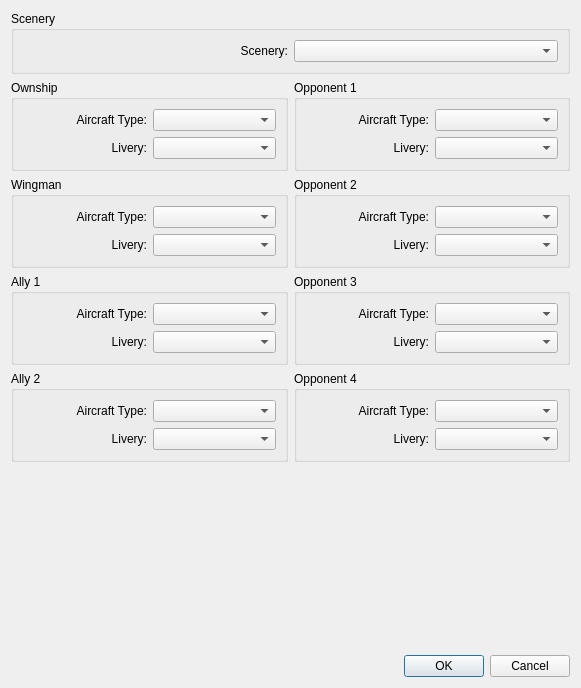
<?xml version="1.0" encoding="UTF-8"?>
<ui version="4.0">
 <class>DialogQuickAction</class>
 <widget class="QDialog" name="DialogQuickAction">
  <property name="geometry">
   <rect>
    <x>0</x>
    <y>0</y>
    <width>581</width>
    <height>688</height>
   </rect>
  </property>
  <property name="windowTitle">
   <string>Quick Action</string>
  </property>
  <property name="locale">
   <locale language="English" country="UnitedStates"/>
  </property>
  <property name="modal">
   <bool>true</bool>
  </property>
  <layout class="QGridLayout" name="gridLayout_10">
   <item row="0" column="0" colspan="2">
    <widget class="QGroupBox" name="groupBoxScenery">
     <property name="title">
      <string>Scenery</string>
     </property>
     <layout class="QGridLayout" name="gridLayout">
      <item row="0" column="0">
       <widget class="QLabel" name="labelScenery">
        <property name="text">
         <string>Scenery:</string>
        </property>
        <property name="alignment">
         <set>Qt::AlignRight|Qt::AlignTrailing|Qt::AlignVCenter</set>
        </property>
        <property name="buddy">
         <cstring>comboBoxScenery</cstring>
        </property>
       </widget>
      </item>
      <item row="0" column="1">
       <widget class="QComboBox" name="comboBoxScenery"/>
      </item>
     </layout>
    </widget>
   </item>
   <item row="1" column="0">
    <widget class="QGroupBox" name="groupBoxOwnship">
     <property name="title">
      <string>Ownship</string>
     </property>
     <layout class="QGridLayout" name="gridLayout_2">
      <item row="0" column="0">
       <widget class="QLabel" name="labelTypeOwnship">
        <property name="text">
         <string>Aircraft Type:</string>
        </property>
        <property name="alignment">
         <set>Qt::AlignRight|Qt::AlignTrailing|Qt::AlignVCenter</set>
        </property>
        <property name="buddy">
         <cstring>comboBoxTypeOwnship</cstring>
        </property>
       </widget>
      </item>
      <item row="0" column="1">
       <widget class="QComboBox" name="comboBoxTypeOwnship"/>
      </item>
      <item row="1" column="0">
       <widget class="QLabel" name="labelLiveryOwnship">
        <property name="text">
         <string>Livery:</string>
        </property>
        <property name="alignment">
         <set>Qt::AlignRight|Qt::AlignTrailing|Qt::AlignVCenter</set>
        </property>
        <property name="buddy">
         <cstring>comboBoxLiveryOwnship</cstring>
        </property>
       </widget>
      </item>
      <item row="1" column="1">
       <widget class="QComboBox" name="comboBoxLiveryOwnship"/>
      </item>
     </layout>
    </widget>
   </item>
   <item row="1" column="1">
    <widget class="QGroupBox" name="groupBoxOpponent_1">
     <property name="title">
      <string>Opponent 1</string>
     </property>
     <layout class="QGridLayout" name="gridLayout_6">
      <item row="0" column="0">
       <widget class="QLabel" name="labelTypeOpponent_1">
        <property name="text">
         <string>Aircraft Type:</string>
        </property>
        <property name="alignment">
         <set>Qt::AlignRight|Qt::AlignTrailing|Qt::AlignVCenter</set>
        </property>
        <property name="buddy">
         <cstring>comboBoxTypeOpponent_1</cstring>
        </property>
       </widget>
      </item>
      <item row="0" column="1">
       <widget class="QComboBox" name="comboBoxTypeOpponent_1"/>
      </item>
      <item row="1" column="0">
       <widget class="QLabel" name="labelLiveryOpponent_1">
        <property name="text">
         <string>Livery:</string>
        </property>
        <property name="alignment">
         <set>Qt::AlignRight|Qt::AlignTrailing|Qt::AlignVCenter</set>
        </property>
        <property name="buddy">
         <cstring>comboBoxLiveryOpponent_1</cstring>
        </property>
       </widget>
      </item>
      <item row="1" column="1">
       <widget class="QComboBox" name="comboBoxLiveryOpponent_1"/>
      </item>
     </layout>
    </widget>
   </item>
   <item row="2" column="0">
    <widget class="QGroupBox" name="groupBoxWingman">
     <property name="title">
      <string>Wingman</string>
     </property>
     <layout class="QGridLayout" name="gridLayout_3">
      <item row="0" column="0">
       <widget class="QLabel" name="labelTypeWingman">
        <property name="text">
         <string>Aircraft Type:</string>
        </property>
        <property name="alignment">
         <set>Qt::AlignRight|Qt::AlignTrailing|Qt::AlignVCenter</set>
        </property>
        <property name="buddy">
         <cstring>comboBoxTypeWingman</cstring>
        </property>
       </widget>
      </item>
      <item row="0" column="1">
       <widget class="QComboBox" name="comboBoxTypeWingman"/>
      </item>
      <item row="1" column="0">
       <widget class="QLabel" name="labelLiveryWingman">
        <property name="text">
         <string>Livery:</string>
        </property>
        <property name="alignment">
         <set>Qt::AlignRight|Qt::AlignTrailing|Qt::AlignVCenter</set>
        </property>
        <property name="buddy">
         <cstring>comboBoxLiveryWingman</cstring>
        </property>
       </widget>
      </item>
      <item row="1" column="1">
       <widget class="QComboBox" name="comboBoxLiveryWingman"/>
      </item>
     </layout>
    </widget>
   </item>
   <item row="2" column="1">
    <widget class="QGroupBox" name="groupBoxOpponent_2">
     <property name="title">
      <string>Opponent 2</string>
     </property>
     <layout class="QGridLayout" name="gridLayout_7">
      <item row="0" column="0">
       <widget class="QLabel" name="labelTypeOpponent_2">
        <property name="text">
         <string>Aircraft Type:</string>
        </property>
        <property name="alignment">
         <set>Qt::AlignRight|Qt::AlignTrailing|Qt::AlignVCenter</set>
        </property>
        <property name="buddy">
         <cstring>comboBoxTypeOpponent_2</cstring>
        </property>
       </widget>
      </item>
      <item row="0" column="1">
       <widget class="QComboBox" name="comboBoxTypeOpponent_2"/>
      </item>
      <item row="1" column="0">
       <widget class="QLabel" name="labelLiveryOpponent_2">
        <property name="text">
         <string>Livery:</string>
        </property>
        <property name="alignment">
         <set>Qt::AlignRight|Qt::AlignTrailing|Qt::AlignVCenter</set>
        </property>
        <property name="buddy">
         <cstring>comboBoxLiveryOpponent_2</cstring>
        </property>
       </widget>
      </item>
      <item row="1" column="1">
       <widget class="QComboBox" name="comboBoxLiveryOpponent_2"/>
      </item>
     </layout>
    </widget>
   </item>
   <item row="3" column="0">
    <widget class="QGroupBox" name="groupBoxAlly_1">
     <property name="title">
      <string>Ally 1</string>
     </property>
     <layout class="QGridLayout" name="gridLayout_4">
      <item row="0" column="0">
       <widget class="QLabel" name="labelTypeAlly_1">
        <property name="text">
         <string>Aircraft Type:</string>
        </property>
        <property name="alignment">
         <set>Qt::AlignRight|Qt::AlignTrailing|Qt::AlignVCenter</set>
        </property>
        <property name="buddy">
         <cstring>comboBoxTypeAlly_1</cstring>
        </property>
       </widget>
      </item>
      <item row="0" column="1">
       <widget class="QComboBox" name="comboBoxTypeAlly_1"/>
      </item>
      <item row="1" column="0">
       <widget class="QLabel" name="labelLiveryAlly_1">
        <property name="text">
         <string>Livery:</string>
        </property>
        <property name="alignment">
         <set>Qt::AlignRight|Qt::AlignTrailing|Qt::AlignVCenter</set>
        </property>
        <property name="buddy">
         <cstring>comboBoxLiveryAlly_1</cstring>
        </property>
       </widget>
      </item>
      <item row="1" column="1">
       <widget class="QComboBox" name="comboBoxLiveryAlly_1"/>
      </item>
     </layout>
    </widget>
   </item>
   <item row="3" column="1">
    <widget class="QGroupBox" name="groupBoxOpponent_3">
     <property name="title">
      <string>Opponent 3</string>
     </property>
     <layout class="QGridLayout" name="gridLayout_8">
      <item row="0" column="0">
       <widget class="QLabel" name="labelTypeOpponent_3">
        <property name="text">
         <string>Aircraft Type:</string>
        </property>
        <property name="alignment">
         <set>Qt::AlignRight|Qt::AlignTrailing|Qt::AlignVCenter</set>
        </property>
        <property name="buddy">
         <cstring>comboBoxTypeOpponent_3</cstring>
        </property>
       </widget>
      </item>
      <item row="0" column="1">
       <widget class="QComboBox" name="comboBoxTypeOpponent_3"/>
      </item>
      <item row="1" column="0">
       <widget class="QLabel" name="labelLiveryOpponent_3">
        <property name="text">
         <string>Livery:</string>
        </property>
        <property name="alignment">
         <set>Qt::AlignRight|Qt::AlignTrailing|Qt::AlignVCenter</set>
        </property>
        <property name="buddy">
         <cstring>comboBoxLiveryOpponent_3</cstring>
        </property>
       </widget>
      </item>
      <item row="1" column="1">
       <widget class="QComboBox" name="comboBoxLiveryOpponent_3"/>
      </item>
     </layout>
    </widget>
   </item>
   <item row="4" column="0">
    <widget class="QGroupBox" name="groupBoxAlly_2">
     <property name="title">
      <string>Ally 2</string>
     </property>
     <layout class="QGridLayout" name="gridLayout_5">
      <item row="0" column="0">
       <widget class="QLabel" name="labelTypeAlly_2">
        <property name="text">
         <string>Aircraft Type:</string>
        </property>
        <property name="alignment">
         <set>Qt::AlignRight|Qt::AlignTrailing|Qt::AlignVCenter</set>
        </property>
        <property name="buddy">
         <cstring>comboBoxTypeAlly_2</cstring>
        </property>
       </widget>
      </item>
      <item row="0" column="1">
       <widget class="QComboBox" name="comboBoxTypeAlly_2"/>
      </item>
      <item row="1" column="0">
       <widget class="QLabel" name="labelLiveryAlly_2">
        <property name="text">
         <string>Livery:</string>
        </property>
        <property name="alignment">
         <set>Qt::AlignRight|Qt::AlignTrailing|Qt::AlignVCenter</set>
        </property>
        <property name="buddy">
         <cstring>comboBoxLiveryAlly_2</cstring>
        </property>
       </widget>
      </item>
      <item row="1" column="1">
       <widget class="QComboBox" name="comboBoxLiveryAlly_2"/>
      </item>
     </layout>
    </widget>
   </item>
   <item row="4" column="1">
    <widget class="QGroupBox" name="groupBoxOpponent_4">
     <property name="title">
      <string>Opponent 4</string>
     </property>
     <layout class="QGridLayout" name="gridLayout_9">
      <item row="0" column="0">
       <widget class="QLabel" name="labelTypeOpponent_4">
        <property name="text">
         <string>Aircraft Type:</string>
        </property>
        <property name="alignment">
         <set>Qt::AlignRight|Qt::AlignTrailing|Qt::AlignVCenter</set>
        </property>
        <property name="buddy">
         <cstring>comboBoxTypeOpponent_4</cstring>
        </property>
       </widget>
      </item>
      <item row="0" column="1">
       <widget class="QComboBox" name="comboBoxTypeOpponent_4"/>
      </item>
      <item row="1" column="0">
       <widget class="QLabel" name="labelLiveryOpponent_4">
        <property name="text">
         <string>Livery:</string>
        </property>
        <property name="alignment">
         <set>Qt::AlignRight|Qt::AlignTrailing|Qt::AlignVCenter</set>
        </property>
        <property name="buddy">
         <cstring>comboBoxLiveryOpponent_4</cstring>
        </property>
       </widget>
      </item>
      <item row="1" column="1">
       <widget class="QComboBox" name="comboBoxLiveryOpponent_4"/>
      </item>
     </layout>
    </widget>
   </item>
   <item row="5" column="0" colspan="2">
    <spacer name="verticalSpacer">
     <property name="orientation">
      <enum>Qt::Vertical</enum>
     </property>
     <property name="sizeHint" stdset="0">
      <size>
       <width>408</width>
       <height>42</height>
      </size>
     </property>
    </spacer>
   </item>
   <item row="6" column="0" colspan="2">
    <widget class="QDialogButtonBox" name="buttonBox">
     <property name="orientation">
      <enum>Qt::Horizontal</enum>
     </property>
     <property name="standardButtons">
      <set>QDialogButtonBox::Cancel|QDialogButtonBox::Ok</set>
     </property>
    </widget>
   </item>
  </layout>
 </widget>
 <tabstops>
  <tabstop>comboBoxScenery</tabstop>
  <tabstop>comboBoxTypeOwnship</tabstop>
  <tabstop>comboBoxLiveryOwnship</tabstop>
  <tabstop>comboBoxTypeWingman</tabstop>
  <tabstop>comboBoxLiveryWingman</tabstop>
  <tabstop>comboBoxTypeAlly_1</tabstop>
  <tabstop>comboBoxLiveryAlly_1</tabstop>
  <tabstop>comboBoxTypeAlly_2</tabstop>
  <tabstop>comboBoxLiveryAlly_2</tabstop>
  <tabstop>comboBoxTypeOpponent_1</tabstop>
  <tabstop>comboBoxLiveryOpponent_1</tabstop>
  <tabstop>comboBoxTypeOpponent_2</tabstop>
  <tabstop>comboBoxLiveryOpponent_2</tabstop>
  <tabstop>comboBoxTypeOpponent_3</tabstop>
  <tabstop>comboBoxLiveryOpponent_3</tabstop>
  <tabstop>comboBoxTypeOpponent_4</tabstop>
  <tabstop>comboBoxLiveryOpponent_4</tabstop>
 </tabstops>
 <resources/>
 <connections>
  <connection>
   <sender>buttonBox</sender>
   <signal>accepted()</signal>
   <receiver>DialogQuickAction</receiver>
   <slot>accept()</slot>
   <hints>
    <hint type="sourcelabel">
     <x>248</x>
     <y>254</y>
    </hint>
    <hint type="destinationlabel">
     <x>157</x>
     <y>274</y>
    </hint>
   </hints>
  </connection>
  <connection>
   <sender>buttonBox</sender>
   <signal>rejected()</signal>
   <receiver>DialogQuickAction</receiver>
   <slot>reject()</slot>
   <hints>
    <hint type="sourcelabel">
     <x>316</x>
     <y>260</y>
    </hint>
    <hint type="destinationlabel">
     <x>286</x>
     <y>274</y>
    </hint>
   </hints>
  </connection>
 </connections>
</ui>
